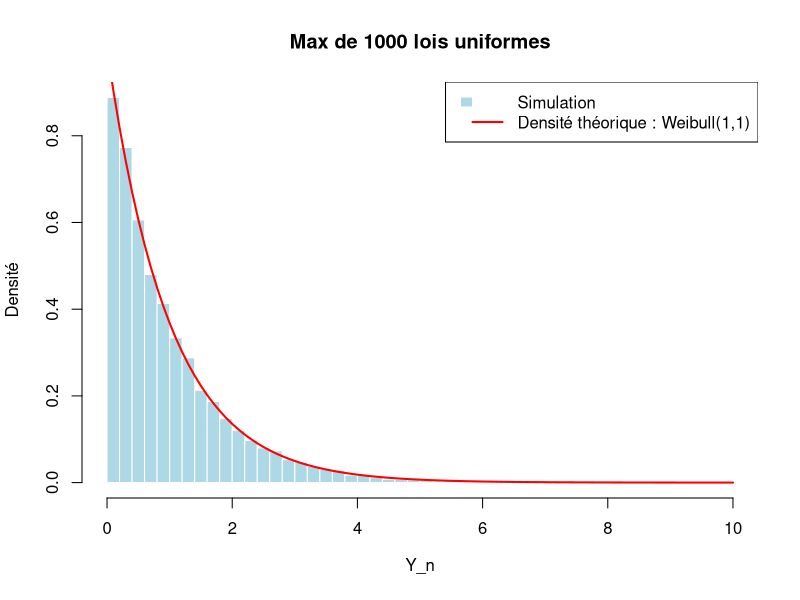

Source code (R):
# Paramètres
n <- 1000        # Taille de l'échantillon pour la simulation des lois uniformes
N <- 10000       # Nombre de simulations pour le maximum

# Simulation des maxima de lois uniformes(0,1)
set.seed(123)    # fixation de l'aléa
M_n <- replicate(N, max(runif(n))) # M_n = max / X_n = runif

# Normalisation pour observer la convergence
Y_n <- n * (1 - M_n)

# Histogramme des valeurs transformées
hist(Y_n, breaks = 50, probability = TRUE, 
     col = "lightblue", border = "white", ylab = "Densité",
     xlab = expression(Y_n), main = "Max de 1000 lois uniformes")

# Densité théorique de la loi exponentielle (paramètre = 1)
curve(dexp(x, rate = 1), col = "red", lwd = 2, add = TRUE)

# Légende
legend("topright", legend = c("Simulation", "Densité théorique : Weibull(1,1)"),
       fill = c("lightblue", NA), border = c("white", NA), 
       lty = c(NA, 1), col = c(NA, "red"), lwd = c(NA, 2))

